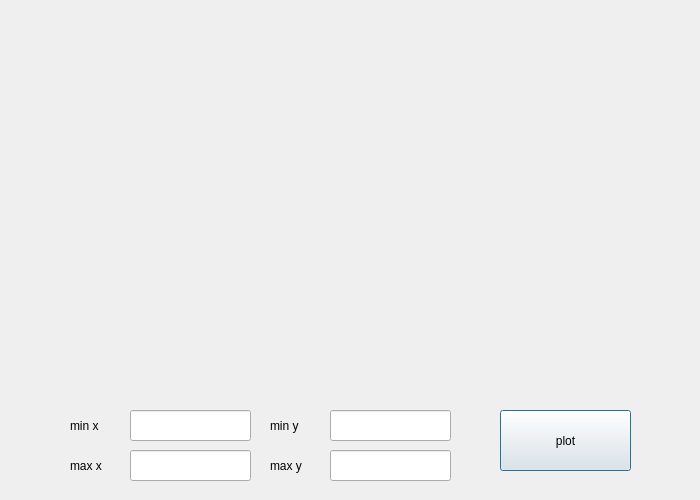
<?xml version="1.0" encoding="UTF-8"?>
<ui version="4.0">
 <class>graph</class>
 <widget class="QDialog" name="graph">
  <property name="geometry">
   <rect>
    <x>0</x>
    <y>0</y>
    <width>700</width>
    <height>500</height>
   </rect>
  </property>
  <property name="minimumSize">
   <size>
    <width>700</width>
    <height>500</height>
   </size>
  </property>
  <property name="maximumSize">
   <size>
    <width>700</width>
    <height>500</height>
   </size>
  </property>
  <property name="windowTitle">
   <string>graph</string>
  </property>
  <widget class="QCustomPlot" name="widget" native="true">
   <property name="geometry">
    <rect>
     <x>20</x>
     <y>20</y>
     <width>661</width>
     <height>361</height>
    </rect>
   </property>
  </widget>
  <widget class="QLabel" name="label_min_x">
   <property name="geometry">
    <rect>
     <x>70</x>
     <y>410</y>
     <width>51</width>
     <height>31</height>
    </rect>
   </property>
   <property name="text">
    <string>min x</string>
   </property>
  </widget>
  <widget class="QLabel" name="label_max_x">
   <property name="geometry">
    <rect>
     <x>70</x>
     <y>450</y>
     <width>51</width>
     <height>31</height>
    </rect>
   </property>
   <property name="text">
    <string>max x</string>
   </property>
  </widget>
  <widget class="QLabel" name="label_max_y">
   <property name="geometry">
    <rect>
     <x>270</x>
     <y>450</y>
     <width>51</width>
     <height>31</height>
    </rect>
   </property>
   <property name="text">
    <string>max y</string>
   </property>
  </widget>
  <widget class="QLabel" name="label_min_y">
   <property name="geometry">
    <rect>
     <x>270</x>
     <y>410</y>
     <width>51</width>
     <height>31</height>
    </rect>
   </property>
   <property name="text">
    <string>min y</string>
   </property>
  </widget>
  <widget class="QLineEdit" name="min_x">
   <property name="geometry">
    <rect>
     <x>130</x>
     <y>410</y>
     <width>121</width>
     <height>31</height>
    </rect>
   </property>
  </widget>
  <widget class="QLineEdit" name="max_x">
   <property name="geometry">
    <rect>
     <x>130</x>
     <y>450</y>
     <width>121</width>
     <height>31</height>
    </rect>
   </property>
  </widget>
  <widget class="QLineEdit" name="min_y">
   <property name="geometry">
    <rect>
     <x>330</x>
     <y>410</y>
     <width>121</width>
     <height>31</height>
    </rect>
   </property>
  </widget>
  <widget class="QLineEdit" name="max_y">
   <property name="geometry">
    <rect>
     <x>330</x>
     <y>450</y>
     <width>121</width>
     <height>31</height>
    </rect>
   </property>
  </widget>
  <widget class="QPushButton" name="plot_new_one">
   <property name="geometry">
    <rect>
     <x>500</x>
     <y>410</y>
     <width>131</width>
     <height>61</height>
    </rect>
   </property>
   <property name="text">
    <string>plot</string>
   </property>
  </widget>
 </widget>
 <customwidgets>
  <customwidget>
   <class>QCustomPlot</class>
   <extends>QWidget</extends>
   <header>view/qcustomplot.h</header>
   <container>1</container>
  </customwidget>
 </customwidgets>
 <resources/>
 <connections/>
</ui>
